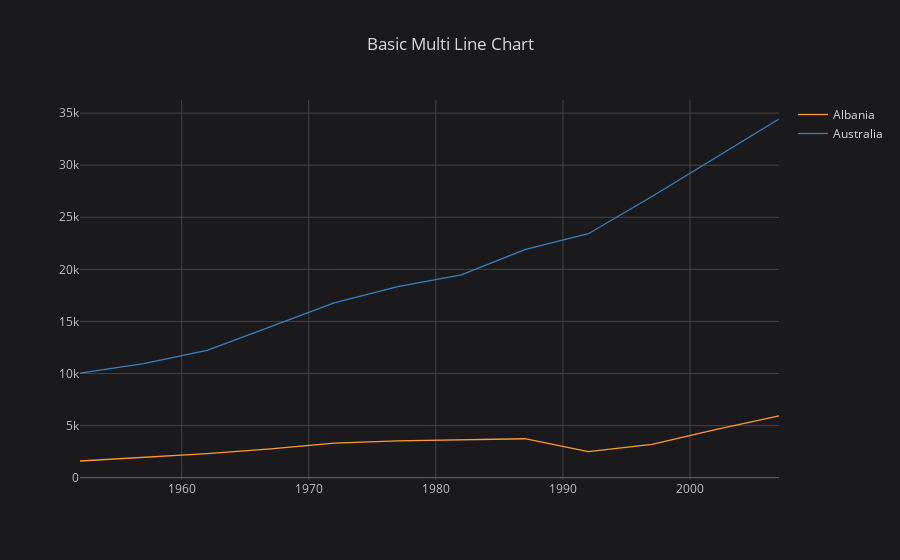

Source (notebook cell):
### Markdown cell above
### Multi-Line Chart  
Color Theme:  **space**

### Code cell
# Create a List filled with the countries to plot
countries_to_plot = ['Albania', 'Australia']

# plot the countries 
df_wide_GDP[countries_to_plot].iplot(kind='line', 
                                     theme='space',
                                     title='Basic Multi Line Chart')

### Figure 1 — Plotly figure (JSON) as saved in the notebook; plotly's stock layout.template omitted (floating-point values rounded to 4 significant figures)
{"data": [{"line": {"color": "rgba(255, 153, 51, 1.0)", "dash": "solid", "shape": "linear", "width": 1.3}, "mode": "lines", "name": "Albania", "text": "", "type": "scatter", "uid": "b5032218-587c-45bd-805c-356cd0907f2a", "x": [1952, 1957, 1962, 1967, 1972, 1977, 1982, 1987, 1992, 1997, 2002, 2007], "y": [1601.0, 1942.0, 2313.0, 2760.0, 3313.0, 3533.0, 3631.0, 3739.0, 2497.0, 3193.0, 4604.0, 5937.0]}, {"line": {"color": "rgba(55, 128, 191, 1.0)", "dash": "solid", "shape": "linear", "width": 1.3}, "mode": "lines", "name": "Australia", "text": "", "type": "scatter", "uid": "1c8812bd-1421-4314-a7b0-1c420662a302", "x": [1952, 1957, 1962, 1967, 1972, 1977, 1982, 1987, 1992, 1997, 2002, 2007], "y": [10040.0, 10950.0, 12220.0, 14530.0, 16790.0, 18330.0, 19480.0, 21890.0, 23420.0, 27000.0, 30690.0, 34440.0]}], "layout": {"legend": {"bgcolor": "#1A1A1C", "font": {"color": "#D9D9D9"}}, "paper_bgcolor": "#1A1A1C", "plot_bgcolor": "#1A1A1C", "title": {"font": {"color": "#D9D9D9"}, "text": "Basic Multi Line Chart"}, "xaxis": {"gridcolor": "#434343", "showgrid": true, "tickfont": {"color": "#C2C2C2"}, "title": {"font": {"color": "#D9D9D9"}, "text": ""}, "zerolinecolor": "#666570"}, "yaxis": {"gridcolor": "#434343", "showgrid": true, "tickfont": {"color": "#C2C2C2"}, "title": {"font": {"color": "#D9D9D9"}, "text": ""}, "zerolinecolor": "#666570"}}}
